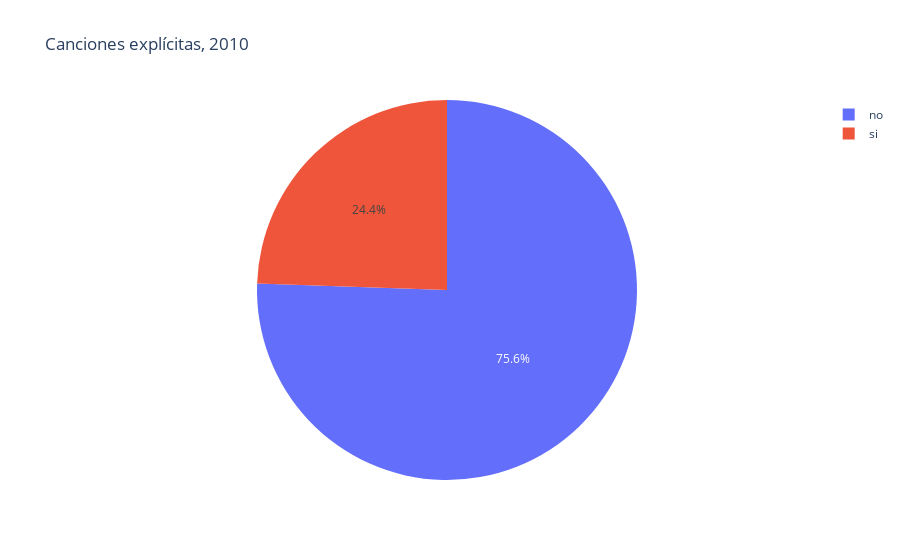
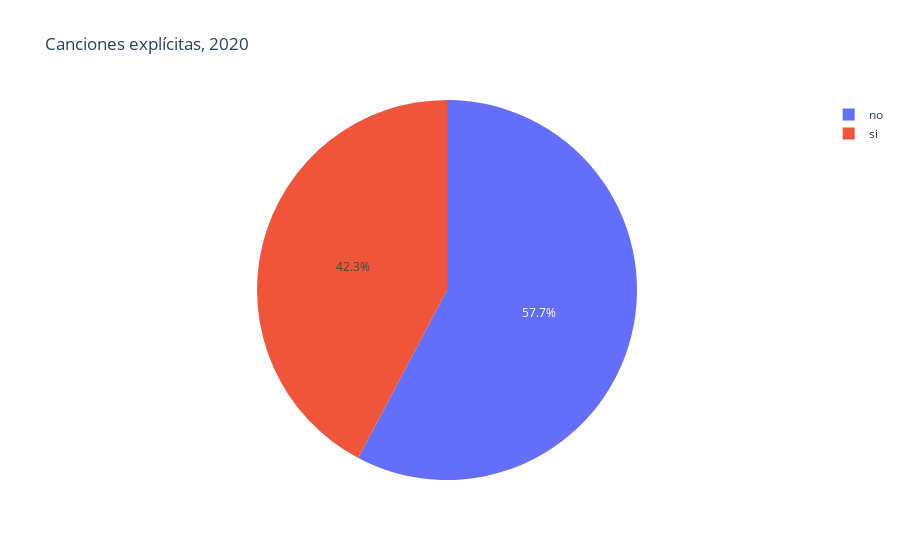

The notebook cell these images were saved under, in order:
### Code cell
## pie chart de entradas explícitas, decada 2010s                                       
figExplicit10s = pieChartExplicit10s = px.pie(dfExplicit[dfExplicit.year < 2012], 
                        title= 'Canciones explícitas, 2010',
                            values='cantidad',
                            names = 'explicit',
                            labels= {'explicit' : 'Explícita', 'cantidad' : 'Total de entradas'})
figExplicit10s.show()
##Exportar
figExplicit10s.write_html("charts/explícito-2010sPieChart.html", include_plotlyjs=False,full_html=False)

## pie chart de entradas explícitas, decada 2020s         
figExplicit20s = pieChartExplicit20s = px.pie(dfExplicit[dfExplicit.year > 2012], 
                        title= 'Canciones explícitas, 2020',
                            values='cantidad',
                            names = 'explicit',
                            labels= {'explicit' : 'Explícita', 'cantidad' : 'Total de entradas'})
figExplicit20s.show()
figExplicit20s.write_html("charts/explícito-2020sPieChart.html", include_plotlyjs=False,full_html=False)

### Figure 1 — Plotly figure (JSON) as saved in the notebook; plotly's stock layout.template omitted (floating-point values rounded to 4 significant figures)
{"data": [{"domain": {"x": [0, 1], "y": [0, 1]}, "hovertemplate": "Explícita=%{label}<br>Total de entradas=%{value}<extra></extra>", "labels": ["no", "si"], "legendgroup": "", "name": "", "showlegend": true, "type": "pie", "values": [1097, 355]}], "layout": {"legend": {"tracegroupgap": 0}, "title": {"text": "Canciones explícitas, 2010"}}}

### Figure 2 — Plotly figure (JSON) as saved in the notebook; plotly's stock layout.template omitted (floating-point values rounded to 4 significant figures)
{"data": [{"domain": {"x": [0, 1], "y": [0, 1]}, "hovertemplate": "Explícita=%{label}<br>Total de entradas=%{value}<extra></extra>", "labels": ["no", "si"], "legendgroup": "", "name": "", "showlegend": true, "type": "pie", "values": [884, 647]}], "layout": {"legend": {"tracegroupgap": 0}, "title": {"text": "Canciones explícitas, 2020"}}}
